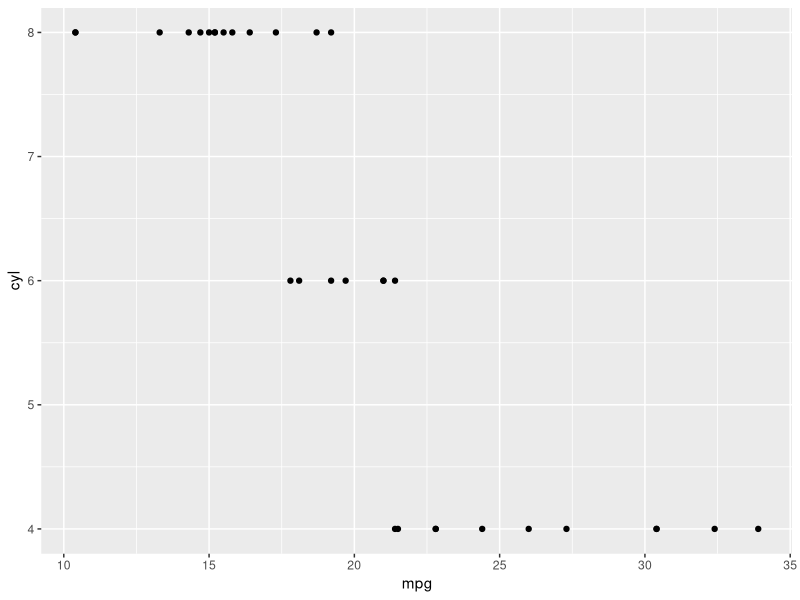
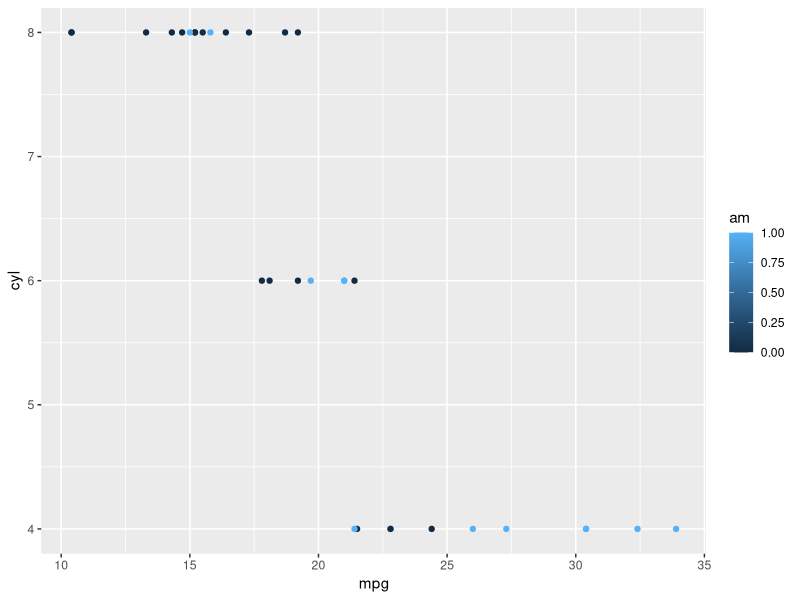
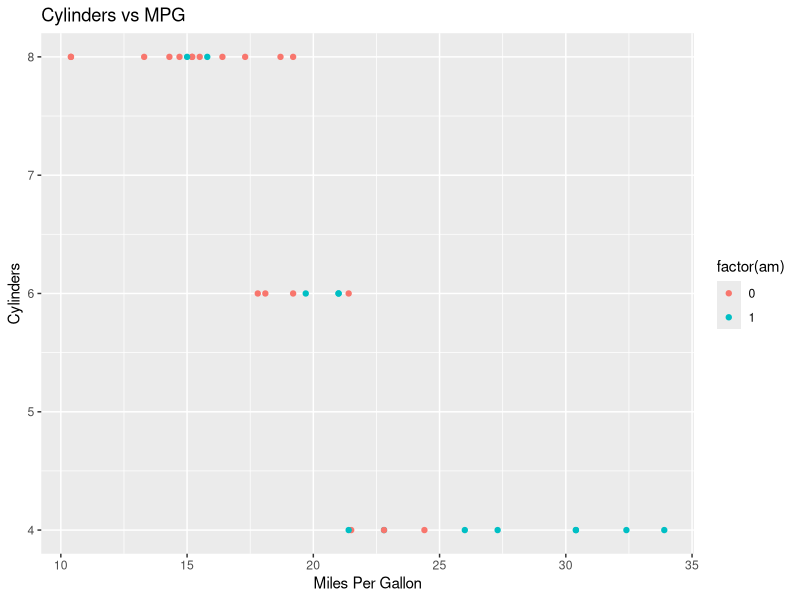
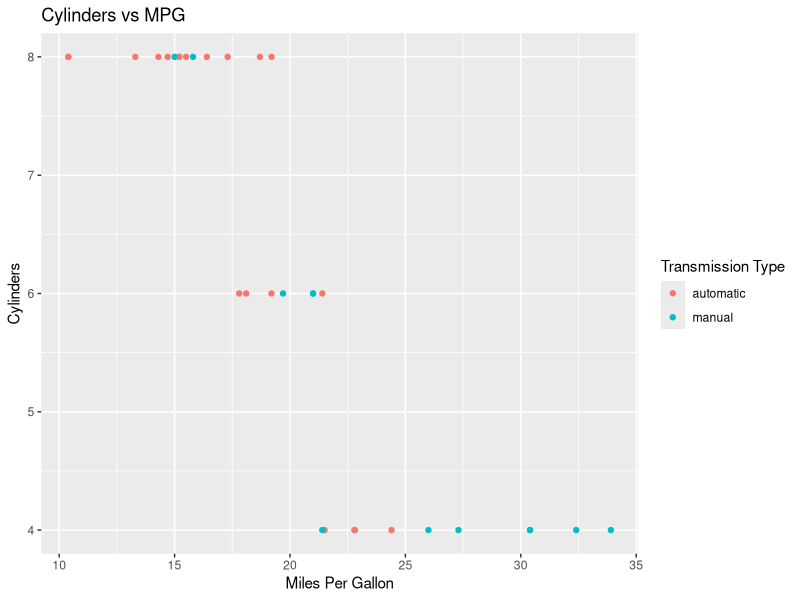
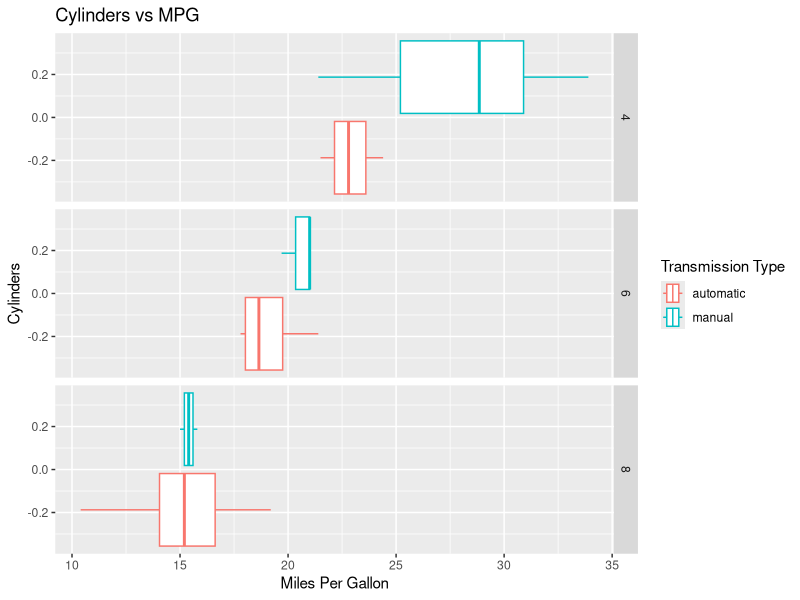

Write R code to recreate these figures, in order.
## ---- chunk 1
?mtcars
## ---- chunk 2
library(tidyverse)
view(mtcars)
## ---- chunk 3
mtcars |>
  ggplot(aes(mpg,cyl))+
  geom_point()
## ---- chunk 4
mtcars |>
  ggplot(aes(mpg,cyl,color= am))+
  geom_point() 
## ---- chunk 5
mtcars |>
  ggplot(aes(mpg,cyl,color= factor(am)))+
  geom_point()+
  #scale_fill_brewer(palette = "blues") +
  labs(title = "Cylinders vs MPG",x="Miles Per Gallon",y="Cylinders")
## ---- chunk 6
mtcars |>
  ggplot(aes(mpg,cyl,color= factor(am)))+
  geom_point()+
  scale_fill_brewer(palette = "YlOrRd") +
  scale_color_discrete(name="Transmission Type",
                      breaks=c("0","1"),
                      labels=c("automatic","manual"))+
  labs(title = "Cylinders vs MPG",x="Miles Per Gallon",y="Cylinders")
## ---- chunk 7
mtcars |>
  ggplot(aes(mpg,color= factor(am)))+
  geom_boxplot()+
  facet_grid(rows=vars(cyl)) +
  scale_fill_brewer(palette = "YlOrRd") +
  scale_color_discrete(name="Transmission Type",
                      breaks=c("0","1"),
                      labels=c("automatic","manual"))+
  labs(title = "Cylinders vs MPG",x="Miles Per Gallon",y="Cylinders")
